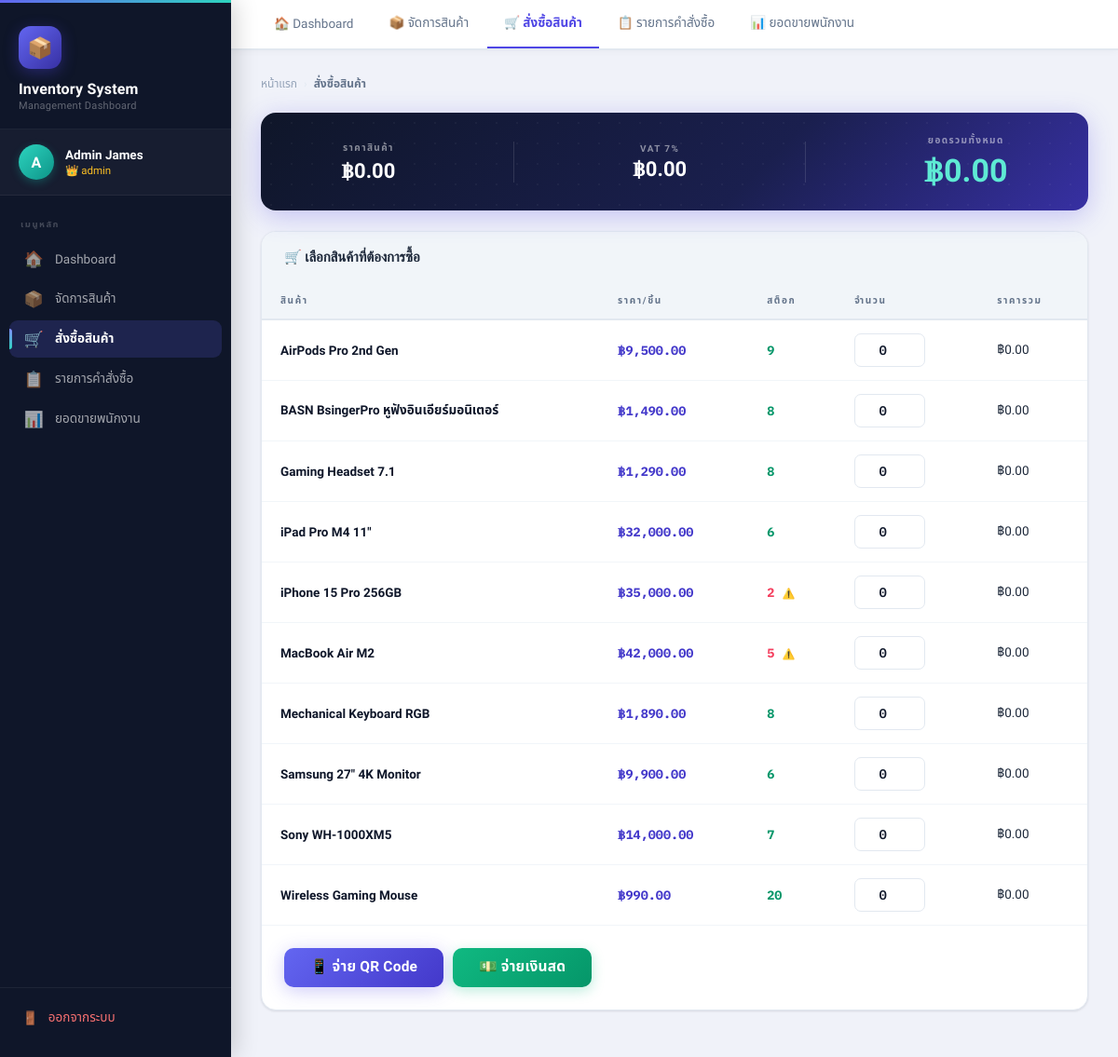
The app's page /Database/orders.php (signed in) with its own data.
### tables this page shows
CREATE TABLE `products` (
  `product_id` int(11) NOT NULL,
  `product_name` varchar(150) NOT NULL,
  `price` decimal(12,2) NOT NULL DEFAULT 0.00,
  `stock` int(11) NOT NULL DEFAULT 0,
  `category_id` int(11) DEFAULT NULL,
  `is_active` tinyint(1) NOT NULL DEFAULT 1,
  `created_at` datetime NOT NULL DEFAULT current_timestamp(),
  `updated_at` datetime NOT NULL DEFAULT current_timestamp() ON UPDATE current_timestamp()
);

### Database/orders.php (the view, shortened to what this page needs)
<?php
include "db.php";
$user   = $_SESSION['user'];
$result = $conn->query("SELECT * FROM products WHERE stock > 0 ORDER BY product_name ASC");
?>
<!DOCTYPE html>
<html lang="th">
<head>
    <link rel="stylesheet" href="../Front/style.css">
</head>
<body class="dashboard-body">
<aside class="sidebar">
    <div class="sidebar-brand">
        <div class="brand-icon">📦</div>
        <div class="brand-title">Inventory System</div>
        <div class="brand-sub">Management Dashboard</div>
    </div>
    <div class="sidebar-user">
        <div class="user-avatar"><?php echo strtoupper(mb_substr($user['name'],0,1)); ?></div>
        <div>
            <div class="user-name"><?php echo htmlspecialchars($user['name']); ?></div>
            <div class="user-role">👑 <?php echo htmlspecialchars($user['role']); ?></div>
        </div>
    </div>
    <nav class="sidebar-nav">
        <div class="nav-label">เมนูหลัก</div>
        <a href="dashboard.php"   class="nav-item"><span class="nav-icon">🏠</span> Dashboard</a>
        <a href="products.php"    class="nav-item"><span class="nav-icon">📦</span> จัดการสินค้า</a>
        <a href="orders.php"      class="nav-item active"><span class="nav-icon">🛒</span> สั่งซื้อสินค้า</a>
        <a href="order_list.php"  class="nav-item"><span class="nav-icon">📋</span> รายการคำสั่งซื้อ</a>
        <a href="staff_sales.php" class="nav-item"><span class="nav-icon">📊</span> ยอดขายพนักงาน</a>
    </nav>
    <div class="sidebar-logout">
        <a href="logout.php" class="logout-btn"><span>🚪</span> ออกจากระบบ</a>
    </div>
</aside>
<div class="dash-main">
    <nav class="topnav">
        <a href="dashboard.php"   class="topnav-tab">🏠 Dashboard</a>
        <a href="products.php"    class="topnav-tab">📦 จัดการสินค้า</a>
        <a href="orders.php"      class="topnav-tab active">🛒 สั่งซื้อสินค้า</a>
        <a href="order_list.php"  class="topnav-tab">📋 รายการคำสั่งซื้อ</a>
        <a href="staff_sales.php" class="topnav-tab">📊 ยอดขายพนักงาน</a>
    </nav>
    <div class="page-content">
        <div class="breadcrumb">
            <a href="dashboard.php">หน้าแรก</a>
            <span class="sep">›</span>
            <span class="current">สั่งซื้อสินค้า</span>
        </div>
        <div class="order-summary">
            <div class="sum-item">
                <div class="sum-label">ราคาสินค้า</div>
                <div class="sum-value" id="summary-subtotal">฿0.00</div>
            </div>
            <div class="sum-item">
                <div class="sum-label">VAT 7%</div>
                <div class="sum-value" id="summary-vat">฿0.00</div>
            </div>
            <div class="sum-item">
                <div class="sum-label">ยอดรวมทั้งหมด</div>
                <div class="sum-value total" id="summary-total">฿0.00</div>
            </div>
        </div>
        <form id="order-form" action="save_order.php" method="post">
            <div class="card">
                <div class="card-header">
                    <h2>🛒 เลือกสินค้าที่ต้องการซื้อ</h2>
                </div>
                <div class="table-wrap">
                    <table class="data-table">
                        <thead>
                            <tr>
                                <th>สินค้า</th>
                                <th>ราคา/ชิ้น</th>
                                <th>สต็อก</th>
                                <th>จำนวน</th>
                                <th>ราคารวม</th>
                            </tr>
                        </thead>
                        <tbody>
                        <?php while ($row = $result->fetch_assoc()): ?>
                            <tr data-row>
                                <td class="col-name"><?php echo htmlspecialchars($row['product_name']); ?></td>
                                <td class="col-price"><?php echo number_format($row['price'], 2); ?></td>
                                <td class="col-stock <?php echo $row['stock'] <= 5 ? 'stock-low' : 'stock-ok'; ?>">
                                    <?php echo $row['stock']; ?>
                                </td>
                                <td>
                                    <input class="qty-input"
                                           type="number"
                                           name="quantity[<?php echo $row['product_id']; ?>]"
                                           min="0"
                                           max="<?php echo $row['stock']; ?>"
                                           value="0"
                                           data-price="<?php echo $row['price']; ?>"
                                           oninput="calcTotal()">
                                </td>
                                <td class="col-subtotal">฿0.00</td>
                            </tr>
                        <?php endwhile; ?>
                        </tbody>
                    </table>
                </div>
                <div class="card-body" style="border-top:1px solid var(--border-soft);">
                    <div class="pay-buttons">
                        <button type="button" class="btn btn-primary btn-lg" onclick="openPayment('qr')">
                            📱 จ่าย QR Code
                        </button>
                        <button type="button" class="btn btn-success btn-lg" onclick="openPayment('cash')">
                            💵 จ่ายเงินสด
                        </button>
                    </div>
                </div>
            </div>
        </form>
    </div>
</div>
</body>
</html>

### records on screen
products: product_name "AirPods Pro 2nd Gen", price "฿9,500.00", stock "9", product_id+stock+price "0"
products: product_name "BASN BsingerPro หูฟังอินเอียร์มอนิเตอร์", price "฿1,490.00", stock "8", product_id+stock+price "0"
products: product_name "Gaming Headset 7.1", price "฿1,290.00", stock "8", product_id+stock+price "0"
products: product_name "iPad Pro M4 11\"", price "฿32,000.00", stock "6", product_id+stock+price "0"
products: product_name "iPhone 15 Pro 256GB", price "฿35,000.00", stock "2", product_id+stock+price "0"
products: product_name "MacBook Air M2", price "฿42,000.00", stock "5", product_id+stock+price "0"
products: product_name "Mechanical Keyboard RGB", price "฿1,890.00", stock "8", product_id+stock+price "0"
products: product_name "Samsung 27\" 4K Monitor", price "฿9,900.00", stock "6", product_id+stock+price "0"
products: product_name "Sony WH-1000XM5", price "฿14,000.00", stock "7", product_id+stock+price "0"
products: product_name "Wireless Gaming Mouse", price "฿990.00", stock "20", product_id+stock+price "0"

### other values on screen
mb_substr($user['name'],0,1) "A"
$user['name'] "Admin James"
$user['role'] "admin"
